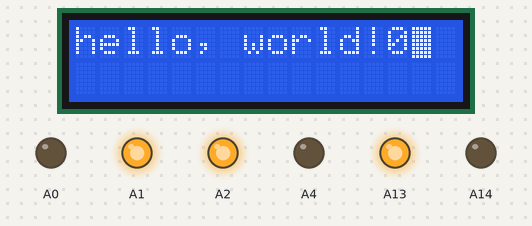
Bench run of a sketch on a simulated Arduino Mega 2560, built with avr-gcc and run on an emulated ATmega2560. Shown: 16×2 character LCD, output pins drawn as LEDs (lit = HIGH). What the sketch prints to the serial monitor is not drawn.

Above: at 0.21 s.
At 2.75 s:
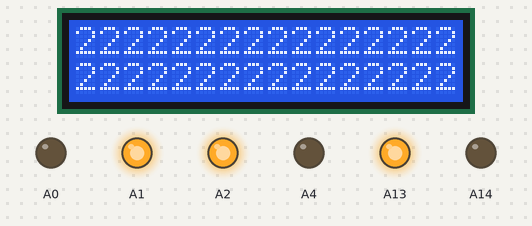
At 4.74 s:
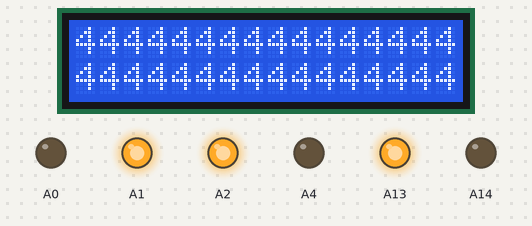
At 5.75 s:
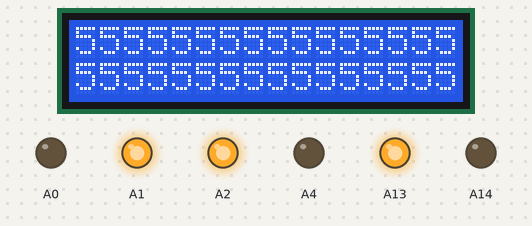
At 7.74 s:
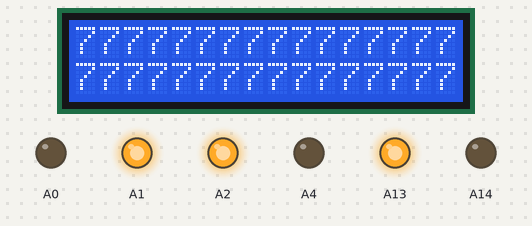
At 8.75 s:
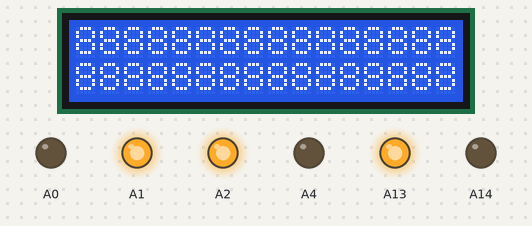

The sketch:

LCD.ino
```cpp
#include <LiquidCrystal.h>
// initialize the library by associating any needed LCD interface pin
// with the arduino pin number it is connected to
const int rs = A3, en = A5, d4 = A9, d5 = A10, d6 = A11, d7 = A12;
LiquidCrystal lcd(rs, en, d4, d5, d6, d7);
void setup() {
  Serial.begin(9600);
  pinMode(A14, OUTPUT);
  pinMode(A13, OUTPUT);
  pinMode(A4, OUTPUT);
  pinMode(A0, OUTPUT);
  pinMode(A2, OUTPUT);
  pinMode(A1, OUTPUT);
  digitalWrite(A14, LOW);
  digitalWrite(A13, HIGH);
  digitalWrite(A4, LOW);
  digitalWrite(A0, LOW);
  analogWrite(A2, 155);
  digitalWrite(A1, HIGH);
  lcd.begin(16, 2);
  // Print a message to the LCD.
  lcd.print("hello, world!");
  lcd.blink();
}
void loop() {
  // set the cursor to column 0, line 1
  // (note: line 1 is the second row, since counting begins with 0):
  // print the number of seconds since reset:
  lcd.print(millis() / 1000);
  Serial.println(10 * (millis() / 1000));
}
```

Measured:
- what the display in image 1 shows lasts 0.4 s, from 2.6 s to 3.0 s
